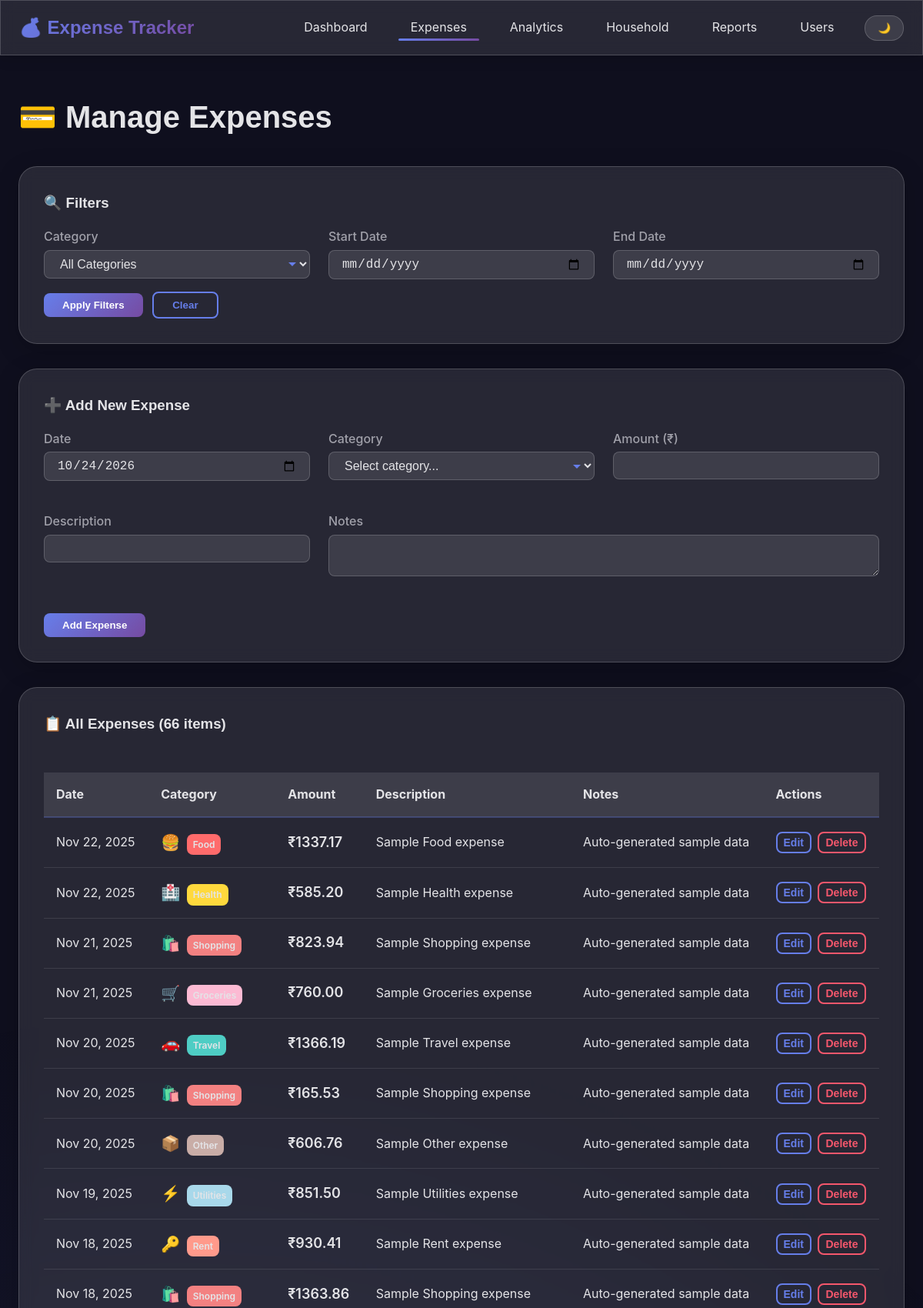
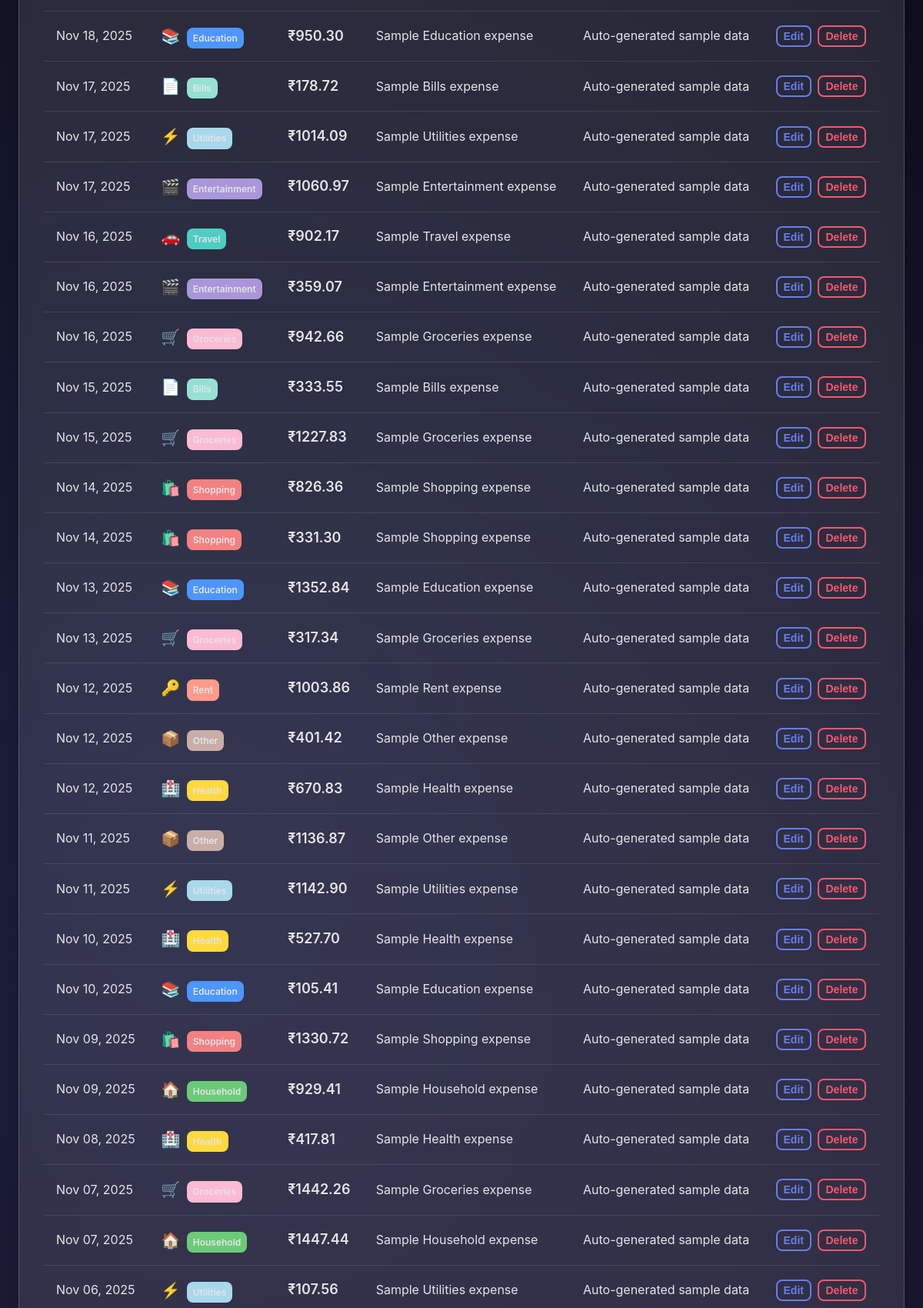
/expenses (upper part), run on the app's committed database (2 pictures, top to bottom).
### models.py (models this page shows, shortened)
class Expense(Base):
    __tablename__ = 'expenses'
    id = Column(Integer, primary_key=True)
    user_id = Column(Integer, ForeignKey('users.id'), nullable=False)
    category_id = Column(Integer, ForeignKey('categories.id'), nullable=False)
    amount = Column(Float, nullable=False)
    date = Column(Date, nullable=False, default=datetime.utcnow().date)
    description = Column(String(200))
    notes = Column(Text)
    created_at = Column(DateTime, default=datetime.utcnow)

class Category(Base):
    __tablename__ = 'categories'
    id = Column(Integer, primary_key=True)
    name = Column(String(50), unique=True, nullable=False)
    icon = Column(String(10), default='📦')
    color = Column(String(7), default='#C9ADA7')
    description = Column(Text)
    expenses = relationship('Expense', backref='category', lazy=True)
    budgets = relationship('Budget', backref='category', lazy=True)

### app.py (the view)
@app.route('/expenses')
def expenses():
    user_id = get_current_user_id()
    session = get_session()
    category_filter = request.args.get('category')
    start_date = request.args.get('start_date')
    end_date = request.args.get('end_date')
    query = session.query(Expense, Category).join(Category).filter(Expense.user_id == user_id)
    if category_filter:
        query = query.filter(Category.name == category_filter)
    if start_date:
        query = query.filter(Expense.date >= start_date)
    if end_date:
        query = query.filter(Expense.date <= end_date)
    expenses_list = query.order_by(Expense.date.desc()).all()
    categories = session.query(Category).all()
    session.close()
    return render_template('expenses.html',
                         expenses=expenses_list,
                         categories=categories)

### app.py (called while the page is built)
def get_current_user_id():
    session = get_session()
    user = session.query(User).first()
    session.close()
    return user.id if user else 1

### models.py (called while the page is built)
def get_session():
    return SessionLocal()

### templates/expenses.html (shortened to what this page needs)
{% extends "base.html" %}
{% block content %}
<div class="fade-in-up">
    <h1 style="font-size: 2.5rem; margin-bottom: var(--spacing-xl);">💳 Manage Expenses</h1>
    <div class="glass-card" style="margin-bottom: var(--spacing-xl);">
        <h3 style="margin-bottom: var(--spacing-md);">🔍 Filters</h3>
        <form id="filterForm" method="GET" class="grid grid-3">
            <div class="form-group">
                <label class="form-label">Category</label>
                <select name="category" class="form-control form-select">
                    <option value="">All Categories</option>
                </select>
            </div>
            <div class="form-group">
                <label class="form-label">Start Date</label>
                <input type="date" name="start_date" class="form-control">
            </div>
            <div class="form-group">
                <label class="form-label">End Date</label>
                <input type="date" name="end_date" class="form-control">
            </div>
        </form>
        <button onclick="document.getElementById('filterForm').submit()" class="btn btn-primary">Apply Filters</button>
        <button onclick="window.location.href='/expenses'" class="btn btn-outline"
            style="margin-left: var(--spacing-sm);">Clear</button>
    </div>
    <div class="glass-card" style="margin-bottom: var(--spacing-xl);">
        <h3 style="margin-bottom: var(--spacing-md);">➕ Add New Expense</h3>
        <form id="addExpenseForm" class="grid grid-2">
            <div class="form-group">
                <label class="form-label">Date</label>
                <input type="date" id="expenseDate" class="form-control" required>
            </div>
            <div class="form-group">
                <label class="form-label">Category</label>
                <select id="expenseCategory" class="form-control form-select" required>
                    <option value="">Select category...</option>
                </select>
            </div>
            <div class="form-group">
                <label class="form-label">Amount (₹)</label>
                <input type="number" id="expenseAmount" step="0.01" class="form-control" required>
            </div>
            <div class="form-group">
                <label class="form-label">Description</label>
                <input type="text" id="expenseDescription" class="form-control">
            </div>
            <div class="form-group" style="grid-column: span 2;">
                <label class="form-label">Notes</label>
                <textarea id="expenseNotes" class="form-control" rows="2"></textarea>
            </div>
            <div style="grid-column: span 2;">
                <button type="submit" class="btn btn-primary">Add Expense</button>
            </div>
        </form>
    </div>
    <div class="glass-card">
        <h3 style="margin-bottom: var(--spacing-lg);">📋 All Expenses ({{ expenses|length }} items)</h3>
        <div style="overflow-x: auto;">
            <table class="table">
                <thead>
                    <tr>
                        <th>Date</th>
                        <th>Category</th>
                        <th>Amount</th>
                        <th>Description</th>
                        <th>Notes</th>
                        <th>Actions</th>
                    </tr>
                </thead>
                <tbody>
                    {% for expense, category in expenses %}
                    <tr>
                        <td>{{ expense.date.strftime('%b %d, %Y') }}</td>
                        <td>
                            <span style="font-size: 1.25rem; margin-right: var(--spacing-xs);">{{ category.icon
                                }}</span>
                            <span class="badge" style="background-color: {{ category.color }};">{{ category.name
                                }}</span>
                        </td>
                        <td style="font-weight: 600; font-size: 1.125rem;">₹{{ "%.2f"|format(expense.amount) }}</td>
                        <td>{{ expense.description or '-' }}</td>
                        <td>{{ expense.notes or '-' }}</td>
                        <td>
                            <button onclick="editExpense({{ expense.id }})" class="btn btn-outline"
                                style="padding: var(--spacing-xs) var(--spacing-sm); font-size: 0.875rem; margin-right: var(--spacing-xs);">Edit</button>
                            <button onclick="deleteExpense({{ expense.id }})" class="btn btn-outline"
                                style="padding: var(--spacing-xs) var(--spacing-sm); font-size: 0.875rem; border-color: var(--accent-color); color: var(--accent-color);">Delete</button>
                        </td>
                    </tr>
                    {% endfor %}
                </tbody>
            </table>
        </div>
    </div>
</div>
{% endblock %}

### static/css/style.css (style rules this page uses)
:root { --primary-gradient: linear-gradient(135deg, #667eea 0%, #764ba2 100%); --secondary-gradient: linear-gradient(135deg, #f093fb 0%, #f5576c 100%); --success-gradient: linear-gradient(135deg, #4facfe 0%, #00f2fe 100%); --warning-gradient: linear-gradient(135deg, #fa709a 0%, #fee140 100%); --dark-gradient: linear-gradient(135deg, #1e3c72 0%, #2a5298 100%); --primary-color: #667eea; --secondary-color: #764ba2; --accent-color: #f5576c; --success-color: #00f2fe; --warning-color: #fee140; --bg-dark: #0f0f1e; --bg-dark-secondary: #1a1a2e; --bg-dark-card: rgba(26, 26, 46, 0.6); --text-dark: #e4e4e7; --text-dark-secondary: #a1a1aa; --bg-light: #f8fafc; --bg-light-secondary: #ffffff; --bg-light-card: rgba(255, 255, 255, 0.8); --text-light: #1e293b; --text-light-secondary: #64748b; --bg-primary: var(--bg-dark); --bg-secondary: var(--bg-dark-secondary); --bg-card: var(--bg-dark-card); --text-primary: var(--text-dark); --text-secondary: var(--text-dark-secondary); --spacing-xs: 0.25rem; --spacing-sm: 0.5rem; --spacing-md: 1rem; --spacing-lg: 1.5rem; --spacing-xl: 2rem; --spacing-2xl: 3rem; --radius-sm: 0.5rem; --radius-md: 1rem; --radius-lg: 1.5rem; --radius-xl: 2rem; --shadow-sm: 0 2px 8px rgba(0, 0, 0, 0.1); --shadow-md: 0 4px 16px rgba(0, 0, 0, 0.15); --shadow-lg: 0 8px 32px rgba(0, 0, 0, 0.2); --shadow-glow: 0 0 20px rgba(102, 126, 234, 0.3); --glass-bg: rgba(255, 255, 255, 0.1); --glass-border: 1px solid rgba(255, 255, 255, 0.18); --backdrop-blur: blur(10px); }
* { margin: 0; padding: 0; box-sizing: border-box; }
body { font-family: 'Inter', sans-serif; background: var(--bg-primary); color: var(--text-primary); line-height: 1.6; transition: background 0.3s ease, color 0.3s ease; overflow-x: hidden; }
h1, h2, h3, h4, h5, h6 { font-family: 'Outfit', sans-serif; font-weight: 600; }
body::before { content: ''; position: fixed; top: 0; left: 0; width: 100%; height: 100%; background: radial-gradient(circle at 20% 50%, rgba(102, 126, 234, 0.15) 0%, transparent 50%), radial-gradient(circle at 80% 80%, rgba(118, 75, 162, 0.15) 0%, transparent 50%); z-index: -1; animation: gradientShift 15s ease infinite; }
.glass-card { background: var(--glass-bg); backdrop-filter: var(--backdrop-blur); border: var(--glass-border); border-radius: var(--radius-lg); padding: var(--spacing-xl); box-shadow: var(--shadow-lg); transition: all 0.3s ease; }
.grid { display: grid; gap: var(--spacing-lg); }
.grid-2 { grid-template-columns: repeat(auto-fit, minmax(300px, 1fr)); }
.grid-3 { grid-template-columns: repeat(auto-fit, minmax(250px, 1fr)); }
.btn { padding: var(--spacing-sm) var(--spacing-lg); border: none; border-radius: var(--radius-sm); font-weight: 600; cursor: pointer; transition: all 0.3s ease; text-decoration: none; display: inline-block; text-align: center; }
.btn-primary { background: var(--primary-gradient); color: white; }
.btn-outline { background: transparent; border: 2px solid var(--primary-color); color: var(--primary-color); }
.form-group { margin-bottom: var(--spacing-md); }
.form-label { display: block; margin-bottom: var(--spacing-xs); font-weight: 500; color: var(--text-secondary); }
.form-control { width: 100%; padding: var(--spacing-sm) var(--spacing-md); background: var(--glass-bg); border: var(--glass-border); border-radius: var(--radius-sm); color: var(--text-primary); font-size: 1rem; transition: all 0.3s ease; }
.form-select { background-repeat: no-repeat; background-position: right 1rem center; padding-right: 2.5rem; }
.table { width: 100%; border-collapse: collapse; margin-top: var(--spacing-lg); }
.table thead { background: var(--glass-bg); border-bottom: 2px solid rgba(102, 126, 234, 0.3); }
.table th, .table td { padding: var(--spacing-md); text-align: left; }
.table tbody tr { border-bottom: 1px solid rgba(255, 255, 255, 0.1); transition: all 0.3s ease; }
.badge { display: inline-block; padding: var(--spacing-xs) var(--spacing-sm); border-radius: var(--radius-sm); font-size: 0.75rem; font-weight: 600; }
.fade-in-up { animation: fadeInUp 0.6s ease-out; }

### data on the page
Expense: date "Nov 22, 2025", icon "🍔", name "Food", amount "1337.17", description "Sample Food expense", notes "Auto-generated sample data"
Expense: date "Nov 22, 2025", icon "🏥", amount "585.20", description "Sample Health expense", notes "Auto-generated sample data"
Expense: date "Nov 21, 2025", icon "🛍️", name "Shopping", amount "823.94", description "Sample Shopping expense", notes "Auto-generated sample data"
Expense: date "Nov 21, 2025", icon "🛒", amount "760.00", description "Sample Groceries expense", notes "Auto-generated sample data"
Expense: date "Nov 20, 2025", icon "🚗", name "Travel", amount "1366.19", description "Sample Travel expense", notes "Auto-generated sample data"
Expense: date "Nov 20, 2025", icon "🛍️", name "Shopping", amount "165.53", description "Sample Shopping expense", notes "Auto-generated sample data"
Expense: date "Nov 20, 2025", icon "📦", name "Other", amount "606.76", description "Sample Other expense", notes "Auto-generated sample data"
Expense: date "Nov 19, 2025", icon "⚡", name "Utilities", amount "851.50", description "Sample Utilities expense", notes "Auto-generated sample data"
Expense: date "Nov 18, 2025", icon "🔑", name "Rent", amount "930.41", description "Sample Rent expense", notes "Auto-generated sample data"
Expense: date "Nov 18, 2025", icon "🛍️", name "Shopping", amount "1363.86", description "Sample Shopping expense", notes "Auto-generated sample data"
Expense: date "Nov 18, 2025", icon "📚", name "Education", amount "950.30", description "Sample Education expense", notes "Auto-generated sample data"
Expense: date "Nov 17, 2025", icon "📄", name "Bills", amount "178.72", description "Sample Bills expense", notes "Auto-generated sample data"
Expense: date "Nov 17, 2025", icon "⚡", name "Utilities", amount "1014.09", description "Sample Utilities expense", notes "Auto-generated sample data"
Expense: date "Nov 17, 2025", icon "🎬", name "Entertainment", amount "1060.97", description "Sample Entertainment expense", notes "Auto-generated sample data"
Expense: date "Nov 16, 2025", icon "🚗", name "Travel", amount "902.17", description "Sample Travel expense", notes "Auto-generated sample data"
Expense: date "Nov 16, 2025", icon "🎬", name "Entertainment", amount "359.07", description "Sample Entertainment expense", notes "Auto-generated sample data"
Expense: date "Nov 16, 2025", icon "🛒", amount "942.66", description "Sample Groceries expense", notes "Auto-generated sample data"
Expense: date "Nov 15, 2025", icon "📄", name "Bills", amount "333.55", description "Sample Bills expense", notes "Auto-generated sample data"
Expense: date "Nov 15, 2025", icon "🛒", amount "1227.83", description "Sample Groceries expense", notes "Auto-generated sample data"
Expense: date "Nov 14, 2025", icon "🛍️", name "Shopping", amount "826.36", description "Sample Shopping expense", notes "Auto-generated sample data"
Expense: date "Nov 14, 2025", icon "🛍️", name "Shopping", amount "331.30", description "Sample Shopping expense", notes "Auto-generated sample data"
Expense: date "Nov 13, 2025", icon "📚", name "Education", amount "1352.84", description "Sample Education expense", notes "Auto-generated sample data"
Expense: date "Nov 13, 2025", icon "🛒", amount "317.34", description "Sample Groceries expense", notes "Auto-generated sample data"
Expense: date "Nov 12, 2025", icon "🔑", name "Rent", amount "1003.86", description "Sample Rent expense", notes "Auto-generated sample data"
Expense: date "Nov 12, 2025", icon "📦", name "Other", amount "401.42", description "Sample Other expense", notes "Auto-generated sample data"
Expense: date "Nov 12, 2025", icon "🏥", amount "670.83", description "Sample Health expense", notes "Auto-generated sample data"
Expense: date "Nov 11, 2025", icon "📦", name "Other", amount "1136.87", description "Sample Other expense", notes "Auto-generated sample data"
Expense: date "Nov 11, 2025", icon "⚡", name "Utilities", amount "1142.90", description "Sample Utilities expense", notes "Auto-generated sample data"
Expense: date "Nov 10, 2025", icon "🏥", amount "527.70", description "Sample Health expense", notes "Auto-generated sample data"
Expense: date "Nov 10, 2025", icon "📚", name "Education", amount "105.41", description "Sample Education expense", notes "Auto-generated sample data"
Expense: date "Nov 09, 2025", icon "🛍️", name "Shopping", amount "1330.72", description "Sample Shopping expense", notes "Auto-generated sample data"
Expense: date "Nov 09, 2025", icon "🏠", name "Household", amount "929.41", description "Sample Household expense", notes "Auto-generated sample data"
Expense: date "Nov 08, 2025", icon "🏥", amount "417.81", description "Sample Health expense", notes "Auto-generated sample data"
Expense: date "Nov 07, 2025", icon "🛒", amount "1442.26", description "Sample Groceries expense", notes "Auto-generated sample data"
Expense: date "Nov 07, 2025", icon "🏠", name "Household", amount "1447.44", description "Sample Household expense", notes "Auto-generated sample data"
Expense: date "Nov 06, 2025", icon "⚡", name "Utilities", amount "107.56", description "Sample Utilities expense", notes "Auto-generated sample data"

### other printed values
{{ expenses|length }} "66"
